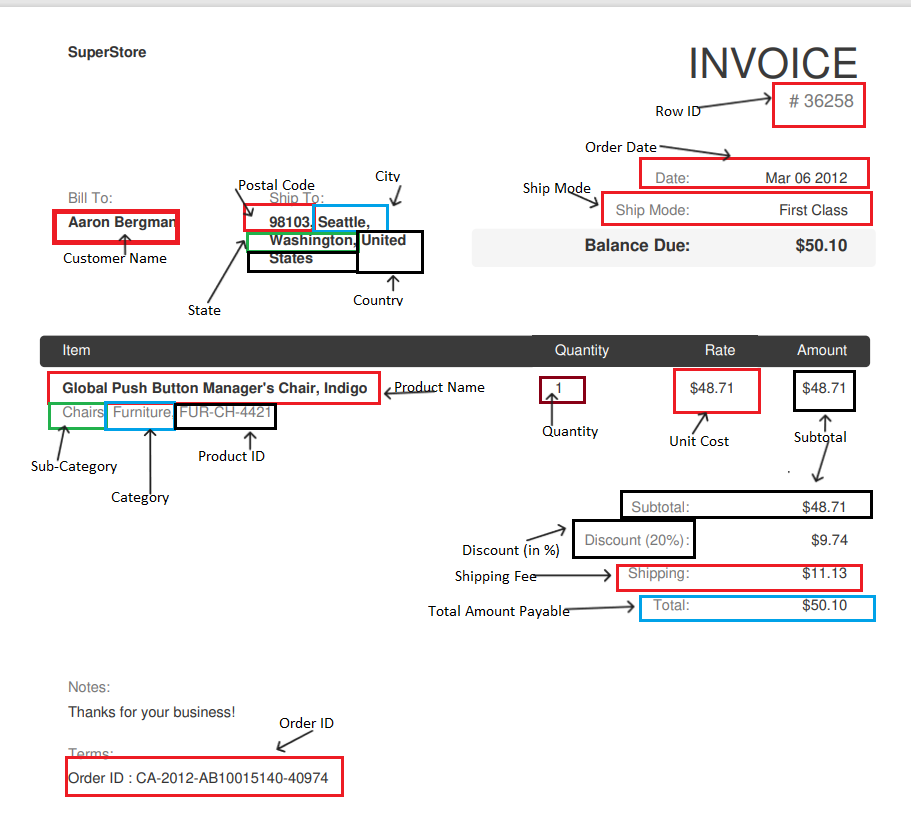
#> input picture data/input/Data Mapping.png, 911 x 831 px
$ python -i preprocessor.py   (imports and definitions only)
#> lines starting #> are read from the running program, lines starting #| are printed output that depends on the picture; after the words box and inside, x2 and y2 are one past the last pixel; in counts of white or black regions, pixels touching at a corner belong together
### src/core/config.py
# src/core/config.py

import os
from pathlib import Path

# ============================================================
# BASE PATHS
# ============================================================
BASE_DIR = Path(__file__).resolve().parent.parent.parent

DATA_DIR        = BASE_DIR / "data"
INPUT_DIR       = DATA_DIR / "input"
OUTPUT_DIR      = DATA_DIR / "output"

OUTPUT_JSON_DIR  = OUTPUT_DIR / "json"
OUTPUT_CSV_DIR   = OUTPUT_DIR / "csv"
OUTPUT_EXCEL_DIR = OUTPUT_DIR / "excel"
OUTPUT_RAG_DIR   = OUTPUT_DIR / "rag"
OUTPUT_LOGS_DIR  = OUTPUT_DIR / "logs"

# ============================================================
# AUTO CREATE DIRECTORIES
# ============================================================
for _dir in [
    INPUT_DIR, OUTPUT_JSON_DIR, OUTPUT_CSV_DIR,
    OUTPUT_EXCEL_DIR, OUTPUT_RAG_DIR, OUTPUT_LOGS_DIR
]:
    _dir.mkdir(parents=True, exist_ok=True)

# ============================================================
# SUPPORTED FILE TYPES
# ============================================================
SUPPORTED_EXTENSIONS = {
    "pdf"   : [".pdf"],
    "image" : [".jpg", ".jpeg", ".png", ".tiff", ".bmp"],
    "excel" : [".xlsx", ".xls"],
    "csv"   : [".csv"],
    "word"  : [".docx", ".doc"],
    "text"  : [".txt"],
}

# ============================================================
# BATCH PROCESSING
# ============================================================
BATCH_SIZE        = 50     # Ek baar mein kitne files process hon
MAX_WORKERS       = 4      # Parallel workers
RETRY_ATTEMPTS    = 3      # Failure pe retry count
RETRY_DELAY_SEC   = 2      # Retry ke beech delay

# ============================================================
# OCR SETTINGS
# ============================================================
OCR_ENGINE        = "tesseract"   # "tesseract" ya "easyocr"
OCR_LANGUAGE      = "eng"
OCR_DPI           = 300
OCR_CONFIDENCE_THRESHOLD = 60.0   # % se kam = low confidence

# ============================================================
# PDF EXTRACTION
# ============================================================
PDF_ENGINE        = "pdfplumber"  # Digital PDFs ke liye
MIN_TEXT_LENGTH   = 10            # Is se kam text = scanned maano

# ============================================================
# CONFIDENCE SCORING
# ============================================================
CONFIDENCE_HIGH   = 0.90
CONFIDENCE_MEDIUM = 0.70
CONFIDENCE_LOW    = 0.50

# ============================================================
# INVOICE FIELD SCHEMA
# (SuperStore invoices ke expected fields)
# ============================================================
REQUIRED_FIELDS = [
    "invoice_no",
    "date",
    "customer_name",
    "ship_mode",
    "balance_due",
    "order_id",
    "items",
    "subtotal",
    "total",
]

OPTIONAL_FIELDS = [
    "discount",
    "shipping",
    "tax",
    "notes",
    "terms",
    "bill_to",
    "ship_to",
]

# ============================================================
# DATE FORMATS TO DETECT
# ============================================================
DATE_FORMATS = [
    "%b %d %Y",    # Mar 06 2012
    "%d/%m/%Y",    # 06/03/2012
    "%m/%d/%Y",    # 03/06/2012
    "%Y-%m-%d",    # 2012-03-06
    "%d-%m-%Y",    # 06-03-2012
    "%B %d, %Y",   # March 06, 2012
]

# ============================================================
# OUTPUT SETTINGS
# ============================================================
OUTPUT_EXCEL_FILENAME  = "invoices_extracted.xlsx"
OUTPUT_CSV_FILENAME    = "invoices_extracted.csv"
OUTPUT_REPORT_FILENAME = "processing_report.xlsx"

# ============================================================
# LOGGING
# ============================================================
LOG_LEVEL         = "DEBUG"
LOG_ROTATION      = "10 MB"
LOG_RETENTION     = "7 days"
LOG_FILENAME      = OUTPUT_LOGS_DIR / "idp_system.log"

# ============================================================
# RAG SETTINGS
# ============================================================
RAG_CHUNK_SIZE    = 512    # tokens per chunk
RAG_OVERLAP       = 50     # overlap between chunks

# ============================================================
# VALIDATION RULES
# ============================================================
VALIDATION_RULES = {
    "invoice_no"    : {"type": "string",  "required": True,  "min_length": 1},
    "date"          : {"type": "date",    "required": True},
    "customer_name" : {"type": "string",  "required": True,  "min_length": 2},
    "total"         : {"type": "float",   "required": True,  "min_value": 0.0},
    "items"         : {"type": "list",    "required": True,  "min_items": 1},
    "order_id"      : {"type": "string",  "required": False},
}

### src/core/logger.py
# src/core/logger.py

import sys
from loguru import logger
from src.core.config import LOG_LEVEL, LOG_FILENAME, LOG_ROTATION, LOG_RETENTION

def setup_logger() -> logger:
    """
    Centralized logger setup using Loguru.
    Console + File dono mein logs jayenge.
    """

    # Remove default logger
    logger.remove()

    # ── Console Handler ──────────────────────────────────────
    logger.add(
        sys.stdout,
        level=LOG_LEVEL,
        colorize=True,
        format=(
            "<green>{time:YYYY-MM-DD HH:mm:ss}</green> | "
            "<level>{level: <8}</level> | "
            "<cyan>{name}</cyan>:<cyan>{line}</cyan> | "
            "<level>{message}</level>"
        ),
    )

    # ── File Handler ─────────────────────────────────────────
    logger.add(
        str(LOG_FILENAME),
        level=LOG_LEVEL,
        rotation=LOG_ROTATION,
        retention=LOG_RETENTION,
        encoding="utf-8",
        format=(
            "{time:YYYY-MM-DD HH:mm:ss} | "
            "{level: <8} | "
            "{name}:{line} | "
            "{message}"
        ),
    )

    return logger


# ── Module-level logger instance ─────────────────────────────
log = setup_logger()


# ── Convenience helpers ───────────────────────────────────────
# [6 lines left out: function log_phase_start, not called in this run]


def log_phase_end(phase_no: int, phase_name: str, status: str = "SUCCESS"):
    log.info(f"PHASE {phase_no} END → {phase_name} [{status}]")
    log.info(f"{'='*50}")


def log_field_extracted(field: str, value: str, confidence: float):
    log.debug(f"  ✅ {field}: '{value}' (confidence: {confidence:.2f})")


def log_field_missing(field: str, reason: str = ""):
    log.warning(f"  ⚠️  MISSING → {field}" + (f" | Reason: {reason}" if reason else ""))


def log_error(file: str, error: str):
    log.error(f"  ❌ ERROR in '{file}': {error}")


def log_batch_progress(current: int, total: int, filename: str):
    pct = (current / total) * 100
    log.info(f"[{current}/{total}] ({pct:.1f}%) Processing: {filename}")

### src/ocr/preprocessor.py
import cv2
import numpy as np
import fitz
from PIL import Image
from src.core.logger import log


class ImagePreprocessor:

    def pdf_page_to_image(self, filepath, page_no=0, dpi=300):
        doc = fitz.open(filepath)
        page = doc[page_no]
        zoom = dpi / 72
        mat = fitz.Matrix(zoom, zoom)
        pix = page.get_pixmap(matrix=mat)
        img_data = pix.tobytes("png")
        doc.close()

        img_array = np.frombuffer(img_data, dtype=np.uint8)
        img = cv2.imdecode(img_array, cv2.IMREAD_COLOR)
        return img

    def preprocess(self, image):
        try:
            gray = cv2.cvtColor(image, cv2.COLOR_BGR2GRAY)
            denoised = cv2.fastNlMeansDenoising(gray, None, 10, 7, 21)
            deskewed = self._deskew(denoised)
            contrast = cv2.convertScaleAbs(deskewed, alpha=1.3, beta=10)
            sharpened = self._sharpen(contrast)
            _, thresh = cv2.threshold(
                sharpened, 0, 255, cv2.THRESH_BINARY + cv2.THRESH_OTSU
            )
            return thresh
        except Exception as e:
            log.error(f"Preprocessing error: {e}")
            return image

    def _deskew(self, image):
        try:
            coords = np.column_stack(np.where(image < 250))
            if len(coords) < 10:
                return image
            angle = cv2.minAreaRect(coords)[-1]
            if angle < -45:
                angle = -(90 + angle)
            else:
                angle = -angle

            if abs(angle) < 0.5:
                return image

            (h, w) = image.shape[:2]
            center = (w // 2, h // 2)
            M = cv2.getRotationMatrix2D(center, angle, 1.0)
            rotated = cv2.warpAffine(
                image, M, (w, h),
                flags=cv2.INTER_CUBIC,
                borderMode=cv2.BORDER_REPLICATE,
            )
            return rotated
        except Exception as e:
            log.warning(f"Deskew failed: {e}")
            return image

    def _sharpen(self, image):
        kernel = np.array([[0, -1, 0], [-1, 5, -1], [0, -1, 0]])
        return cv2.filter2D(image, -1, kernel)

>>> import cv2
>>> picture = cv2.imread('../../data/input/Data Mapping.png')
#> picture is the input picture: shape (831, 911, 3); mean B, G, R 237.5, 237.3, 240
>>> result = ImagePreprocessor().preprocess(picture)
#> in preprocess, `gray = cv2.cvtColor(image, cv2.COLOR_BGR2GRAY)`:
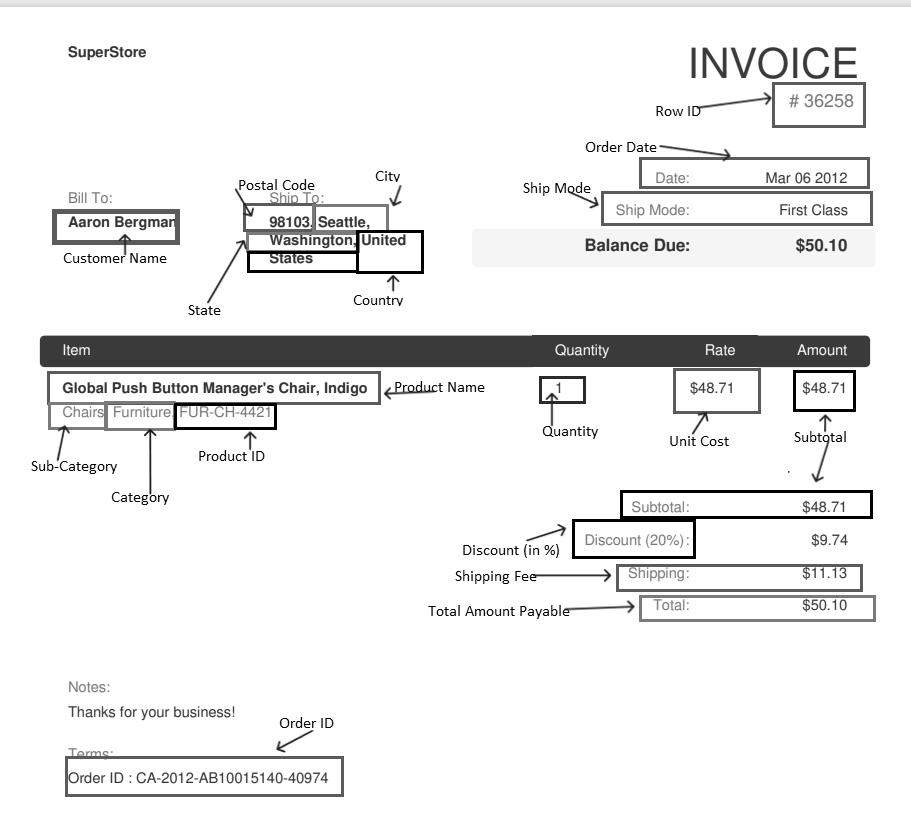
#> gray: shape (831, 911); min 0, max 255, mean 238.1
#> in _deskew, `coords = np.column_stack(np.where(image < 250))`: coords = 99079 pairs, first value 0 to 796, second value 0 to 910
#> in _deskew, `angle = cv2.minAreaRect(coords)[-1]`: angle = -90
#> in _deskew, `angle = -(90 + angle)`: angle = 0
#> in preprocess, `contrast = cv2.convertScaleAbs(deskewed, alpha=1.3, beta=10)`:
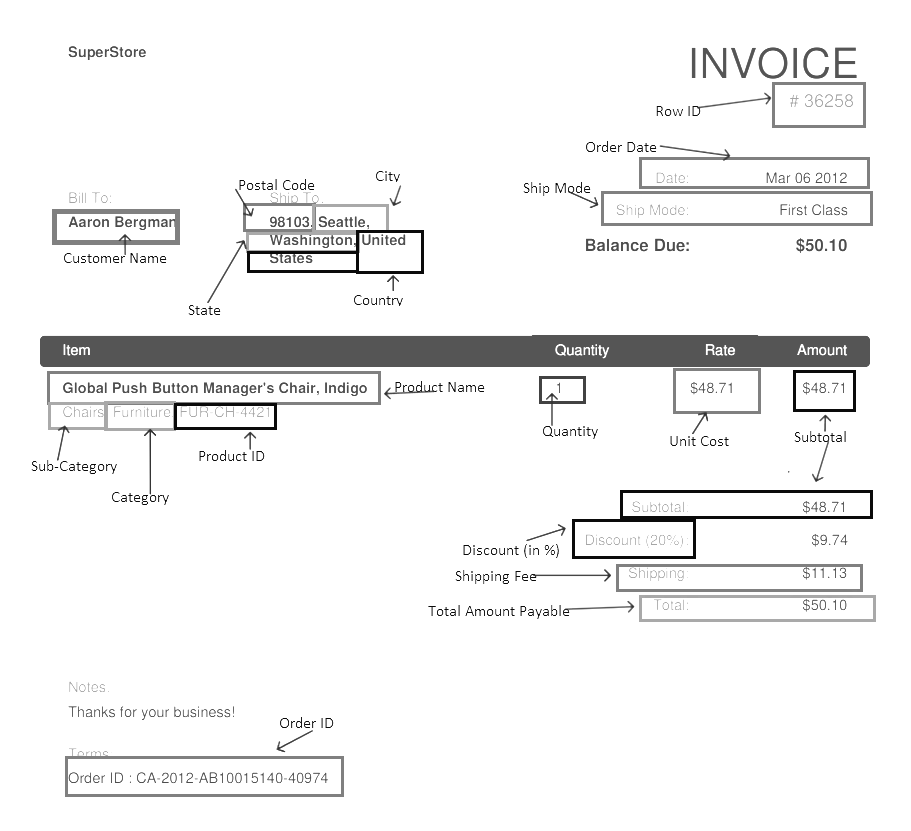
#> contrast: shape (831, 911); min 10, max 255, mean 241.9
#> in _sharpen, `return cv2.filter2D(image, -1, kernel)`:
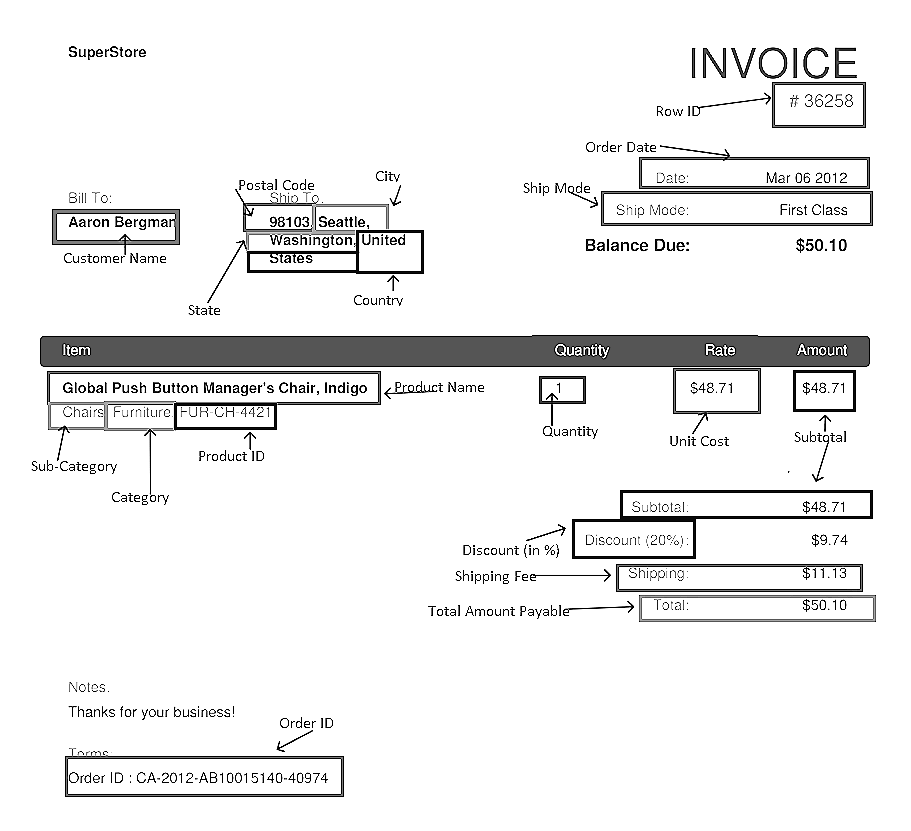
#> returned value: shape (831, 911); min 0, max 255, mean 238.7
#> in preprocess, `_, thresh = cv2.threshold( sharpened, 0, 255, cv2.THRESH_BINARY + cv2...`:
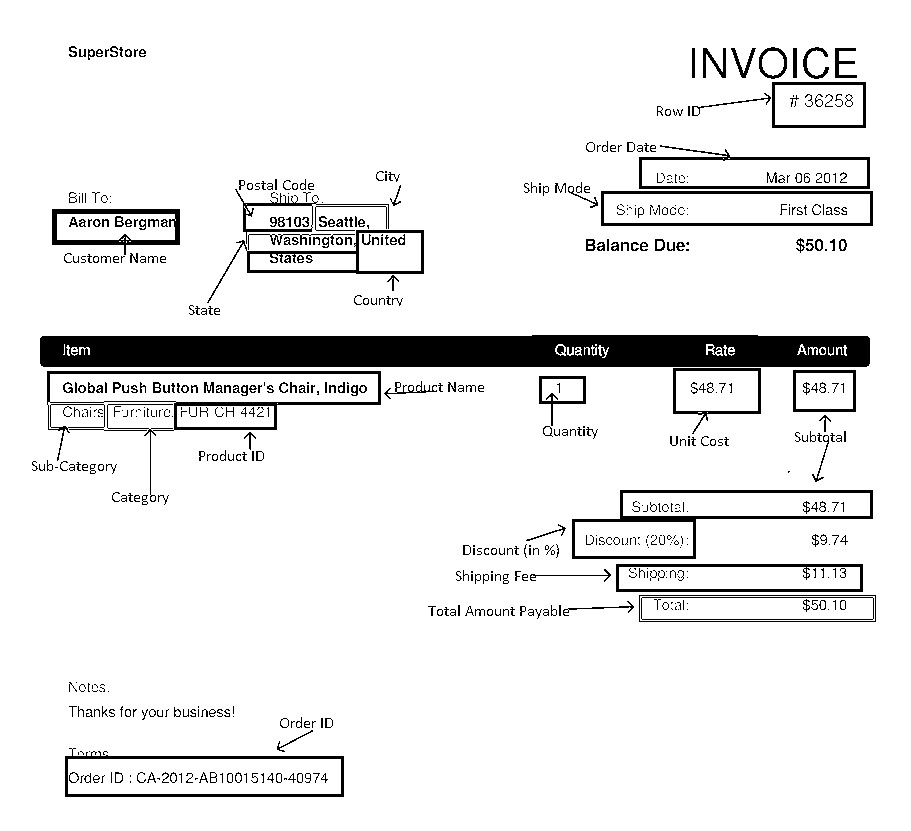
#> thresh: shape (831, 911); 92.2% white; 622 black regions (293 under 20 px), largest, box (x1, y1, x2, y2) and area: (40, 335, 870, 367) 25103, (47, 371, 381, 502) 2996, (572, 490, 873, 559) 2604
